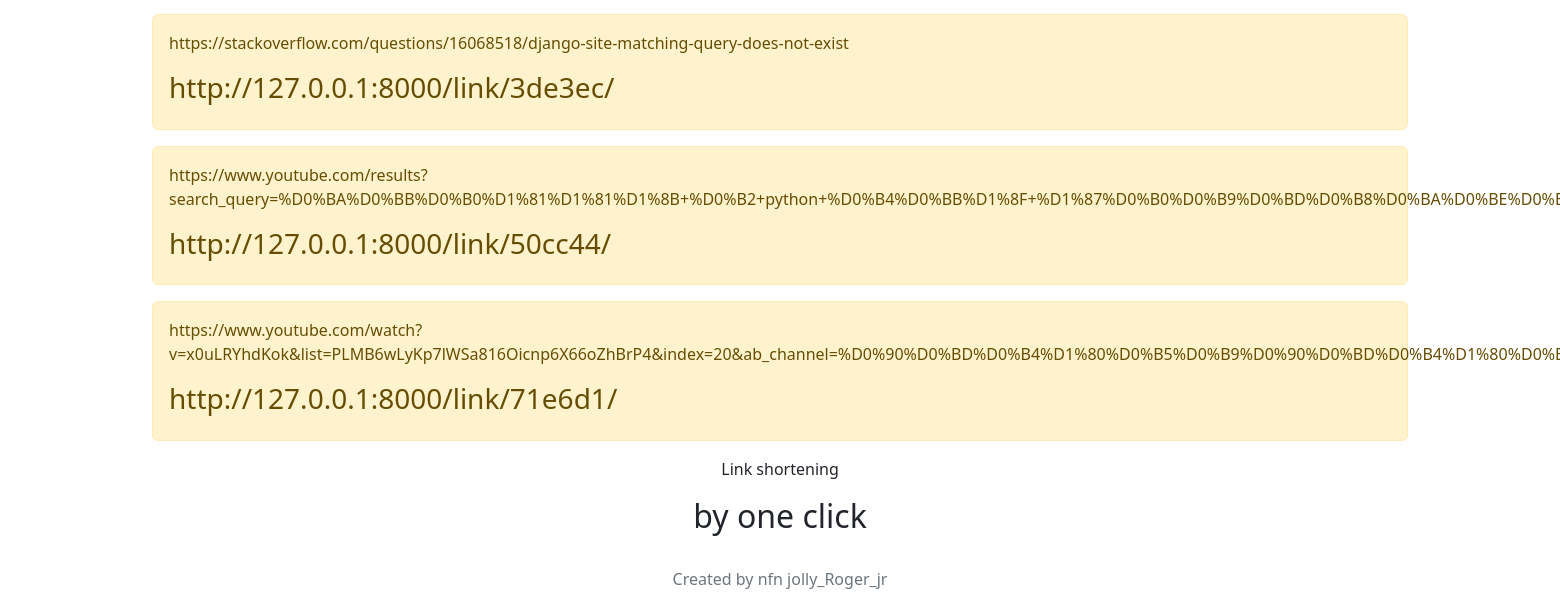
The app's page /list (lower part), older data.
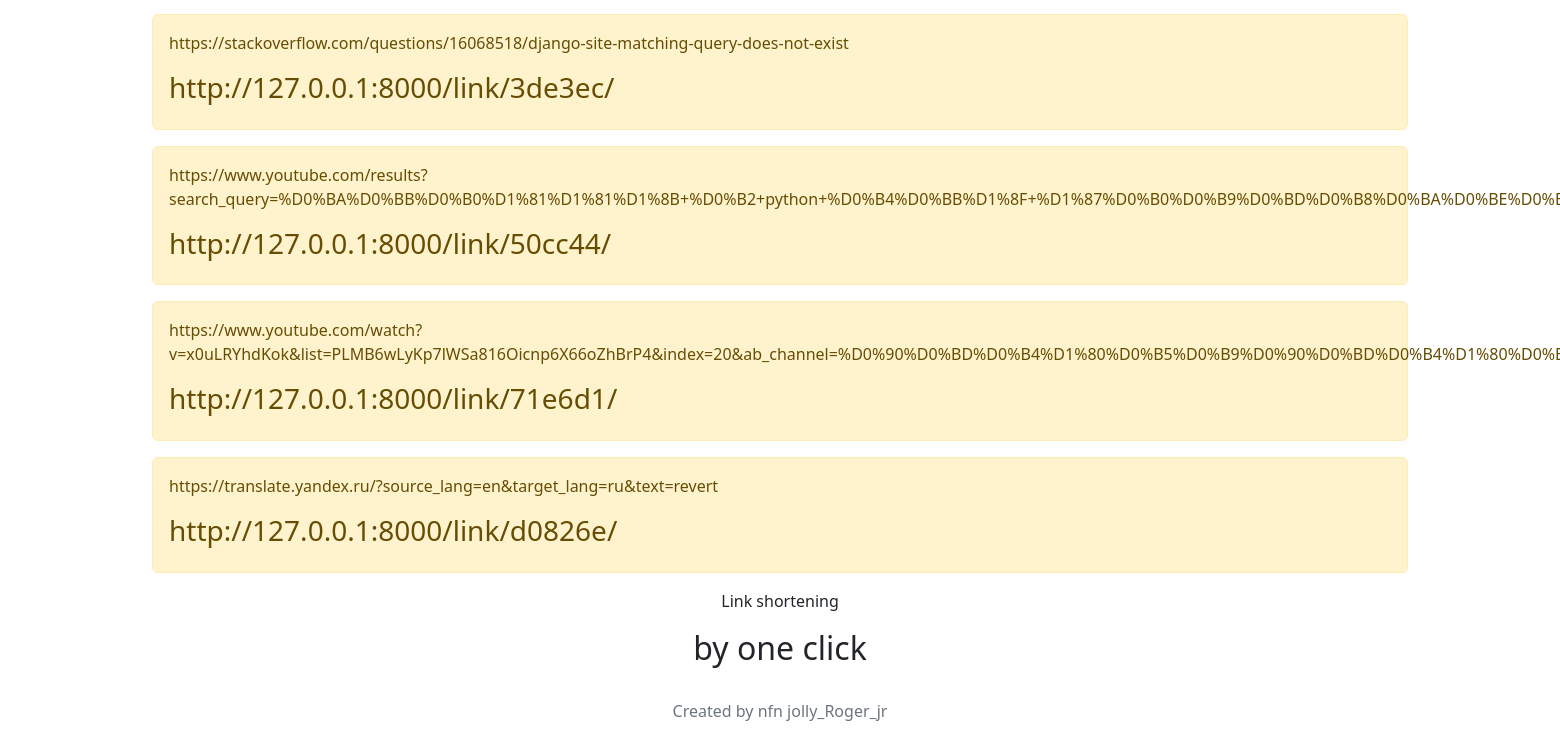
The same page, newer data.
### main/models.py (models this page shows)
class Link(models.Model):
    objects = None
    original_url = models.CharField('Исходная ссылка', max_length=1000)
    shortlink_url = models.CharField('Сокращенная ссылка', max_length=6)
    class Meta:
        verbose_name = 'Cсылка'
        verbose_name_plural = 'Cсылки'

### main/views.py (the view)
# urls.py: path('list', views.list, name='list'),
def list(request):
    links = Link.objects.order_by('id')
    print(links)
    context = {
        'links': links,
        'original_url': 'LinkConv',
        'host': HOST
    }
    return render(request, 'main/list.html', context)

### main/templates/main/list.html (shortened to what this page needs)
{% extends 'main/base.html' %}
{% block other %}
    {% if links %}
        {% for el in links %}
             <div class="alert alert-warning mt-2">
                 <p>{{ el.original_url }}</p> <h3>{{ host }}link/{{ el.shortlink_url }}/</h3>
             </div>
        {% endfor %}
    {% else %}
        <div class="alert sss-warning mt-3">
                 <h3>list is empty</h3>
             </div>
    {% endif %}
    <div class="text-center">
        <p>Link shortening</p>
        <h2>by one click</h2>
    </div>
{% endblock %}

### main/templates/main/base.html (shortened to what this page needs)
{% load static %}
<html lang="ru" class="h-100">
<head>
    <link href="https://cdn.jsdelivr.net/npm/bootstrap@5.2.2/dist/css/bootstrap.min.css" rel="stylesheet"
>
    <link rel="stylesheet" href="{% static 'css/style.css' %}">
</head>
<body>
<div class="container">
    <div class="cover-container d-flex w-100 h-100 p-3 mx-auto flex-column">
                    {% url 'home' as url_home %}
        <main class="px-1">
            {% block other %}{% endblock %}
        </main>
      <footer class="py-6 my-4">
            <p class="text-center text-muted">Created by nfn jolly_Roger_jr</p>
      </footer>
    </div>
</div>
</body>
</html>

Row changes from the older to the newer data that the page shows:
added Link: original_url "https://translate.yandex.ru/?source_lang=en&target_lang=ru&text=revert", host "http://127.0.0.1:8000/", shortlink_url "d0826e"
